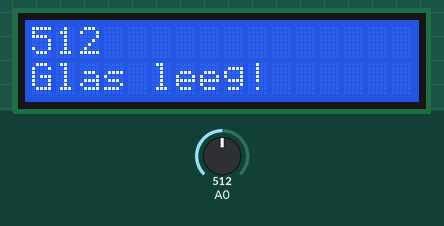
The sketch below on a simulated Arduino Uno, built with avr-gcc and run on an emulated ATmega328P. Parts: 16×2 character LCD. Inputs (shaded band) come from the test bench; at power-on: A0 = 512.

Above: at 1.2 s.
1.3 s: A0 set to 766
At 1.6 s:
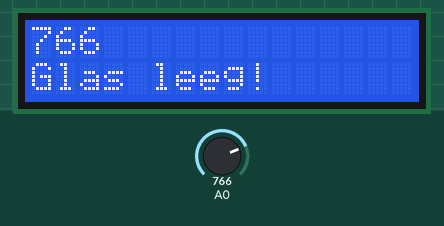
2.8 s: A0 set to 794
At 4.0 s:
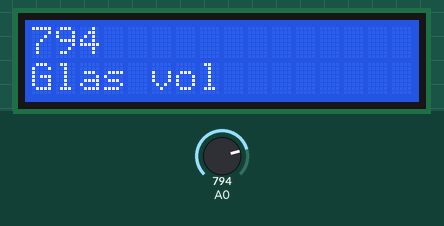
4.3 s: A0 set to 770
At 5.1 s:
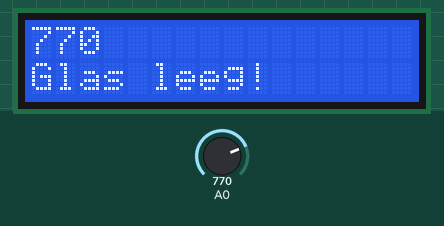
Timing chart, 0 to 7.3 s (numbered marks = the images above; inputs shaded):
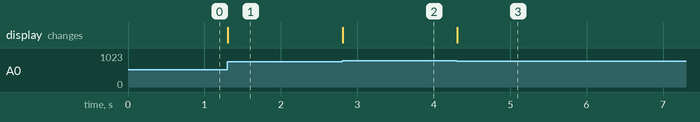

The sketch:

Druksensor_fsr-406.ino
```cpp
// include library code:
#include <LiquidCrystal.h>

// Initializeer de lcd scherm met de juiste output porten
// 8-rs
// 9-e
// 10~13 - d4~d7

// Druksensor aangesloten op analoogpin 0

LiquidCrystal lcd(8,9,10,11,12,13);

int druksensorreading = 0;

void setup() {
// set up the LCD’s number of columns and rows:
lcd.begin(16,2);

}
void loop() {

druksensorreading = analogRead(0);

lcd.setCursor(0, 0);
lcd.print(druksensorreading);
lcd.print("    ");

lcd.setCursor(0, 1);

if(druksensorreading < 780 ){
    lcd.print("Glas leeg!      ");
}
else{
    lcd.print("Glas vol        ");
}
}
```

Measured:
- the behaviour switches between 779 and 780 on A0 (found by bisection; images 1 and 2)
- after the input at 1.3 s, the display: changes at once (image 1)
- after the input at 2.8 s, the display: changes at once (image 2)
- after the input at 4.3 s, the display: changes at once (image 3)
